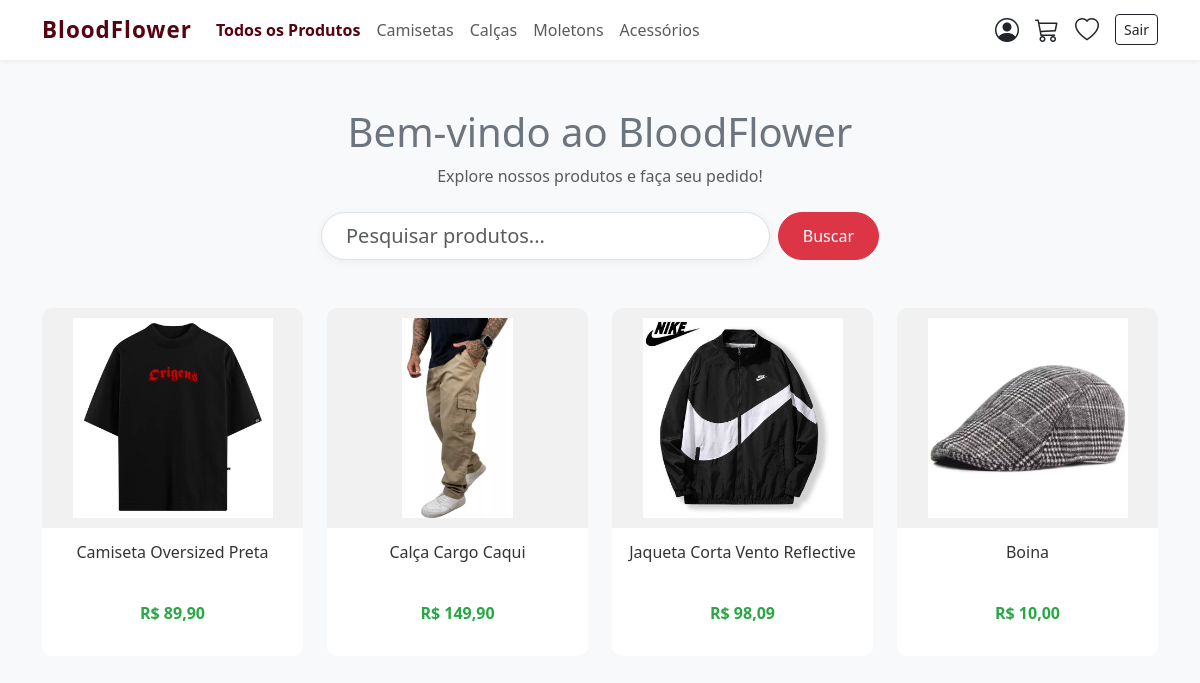
The app's page / (signed in) with its own data.
### tables this page shows
CREATE TABLE IF NOT EXISTS `produtos` (
  `id` int NOT NULL AUTO_INCREMENT,
  `nome` varchar(100) NOT NULL,
  `descricao` text,
  `preco` decimal(10,2) NOT NULL,
  `preco_desconto` decimal(10,2) DEFAULT NULL,
  `estoque` int DEFAULT '0',
  `categoria_id` int DEFAULT NULL,
  `marca_id` int DEFAULT NULL,
  `imagem` varchar(255) DEFAULT NULL,
  PRIMARY KEY (`id`),
  KEY `categoria_id` (`categoria_id`),
  KEY `marca_id` (`marca_id`)
);

### index.php (the view, shortened to what this page needs)
<?php
include("conexao.php");
$categoriaAtual = isset($_GET['categoria']) ? (int) $_GET['categoria'] : 0;
$sql = "SELECT * FROM produtos";
$result = mysqli_query($conn, $sql);
?>
<!DOCTYPE html>
<html lang="pt-BR">
<head>
    <link href="https://cdn.jsdelivr.net/npm/bootstrap@5.3.3/dist/css/bootstrap.min.css" rel="stylesheet">
    <link href="https://cdn.jsdelivr.net/npm/bootstrap-icons@1.10.5/font/bootstrap-icons.css" rel="stylesheet">
</head>
<body>
<nav class="navbar navbar-expand-lg">
    <div class="container">
        <a class="navbar-brand" href="index.php">BloodFlower</a>
        <div class="collapse navbar-collapse" id="navbarNavCliente">
            <ul class="navbar-nav me-auto mb-2 mb-lg-0">
                <li class="nav-item">
                    <a class="nav-link <?= $categoriaAtual == '0' ? 'active' : '' ?>" href="index.php">Todos os Produtos</a>
                </li>
                <li class="nav-item">
                    <a class="nav-link <?= $categoriaAtual == '1' ? 'active' : '' ?>" href="index.php?categoria=1">Camisetas</a>
                </li>
                <li class="nav-item">
                    <a class="nav-link <?= $categoriaAtual == '2' ? 'active' : '' ?>" href="index.php?categoria=2">Calças</a>
                </li>
                <li class="nav-item">
                    <a class="nav-link <?= $categoriaAtual == '3' ? 'active' : '' ?>" href="index.php?categoria=3">Moletons</a>
                </li>
                <li class="nav-item">
                    <a class="nav-link <?= $categoriaAtual == '4' ? 'active' : '' ?>" href="index.php?categoria=4">Acessórios</a>
                </li>
            </ul>
            <div class="d-flex align-items-center gap-3">
                <?php if (!isset($_SESSION['email'])) { ?>
                    <a href="entrar.php" class="btn btn-outline-dark btn-sm">Entrar</a>
                <?php } else { ?>
                    <a href="perfil.php" class="text-dark" title="Meu Perfil">
                        <i class="bi bi-person-circle fs-4"></i>
                    </a>
                <?php } ?>
                <a href="carrinho.php" class="text-dark" title="Carrinho">
                    <i class="bi bi-cart3 fs-4"></i>
                </a>
                <a href="favoritos.php" class="text-dark" title="Favoritos">
                    <i class="bi bi-heart fs-4"></i>
                </a>
                <?php if (isset($_SESSION['email'])) { ?>
                <a href="logoff.php" class="btn btn-outline-dark btn-sm">Sair</a>
                <?php } ?>
            </div>
        </div>
    </div>
</nav>
<div class="container py-5">
    <div class="text-center mb-4">
        <h1 class="text-secondary">Bem-vindo ao BloodFlower</h1>
        <p class="text-muted">Explore nossos produtos e faça seu pedido!</p>
    </div>
    <div class="text-center mb-5">
        <form method="GET" action="index.php" class="d-flex justify-content-center">
            <div class="input-group w-50">
                <input
                    type="text"
                    name="busca"
                    class="form-control form-control-lg rounded-pill ps-4"
                    placeholder="Pesquisar produtos..."
                    aria-label="Pesquisar"
                    style="border-radius: 50px; box-shadow: 0 2px 10px rgba(0,0,0,0.05);">
                <button class="btn btn-danger rounded-pill ms-2 px-4" type="submit">Buscar</button>
            </div>
        </form>
    </div>
    <div class="row g-4">
        <?php if (mysqli_num_rows($result) > 0) {
            while ($produto = mysqli_fetch_assoc($result)) { ?>
                <div class="col-sm-6 col-md-4 col-lg-3">
                    <div class="card h-100">
                        <a href="detalhes.php?id=<?= $produto['id']; ?>" class="text-decoration-none">
                            <img src="imagens/<?= htmlspecialchars($produto['imagem']); ?>" class="card-img-top" alt="<?= htmlspecialchars($produto['nome']); ?>">
                            <div class="card-body text-center">
                                <h5 class="card-title"><?= htmlspecialchars($produto['nome']); ?></h5>
                                <p class="price">R$ <?= number_format($produto['preco'], 2, ',', '.'); ?></p>
                            </div>
                        </a>
                    </div>
                </div>
        <?php }
        } else {
            echo "<p class='text-center text-muted'>Nenhum produto encontrado.</p>";
        } ?>
    </div>
</div>
</body>
</html>

### index.php (style rules this page uses)
body { background-color: #f8f9fa; font-family: 'Segoe UI', sans-serif; }
.navbar { background-color: #ffffff; box-shadow: 0 2px 4px rgba(0,0,0,0.05); }
.navbar-brand { font-weight: bold; font-size: 1.4rem; color: #570210 !important; letter-spacing: 1px; }
.card { border: none; border-radius: 10px; transition: all 0.3s ease; box-shadow: 0 0 0 transparent; height: 100%; display: flex; flex-direction: column; justify-content: space-between; }
.card img { border-top-left-radius: 10px; border-top-right-radius: 10px; width: 100%; height: 220px; object-fit: contain; background-color: #f1f1f1; padding: 10px; }
.card-body { flex-grow: 1; display: flex; flex-direction: column; justify-content: space-between; padding: 15px; }
.card-title { font-size: 1rem; color: #333; min-height: 3rem; margin-bottom: 10px; }
.price { font-weight: 600; color: #28a745; }
.nav-link.active { font-weight: bold; color: #570210 !important; }

### records on screen
produtos: imagem (picture), nome "Camiseta Oversized Preta", preco "89,90"
produtos: imagem (picture), nome "Calça Cargo Caqui", preco "149,90"
produtos: imagem (picture), nome "Jaqueta Corta Vento Reflective", preco "98,09"
produtos: imagem+nome (picture), nome "Boina", preco "10,00"
